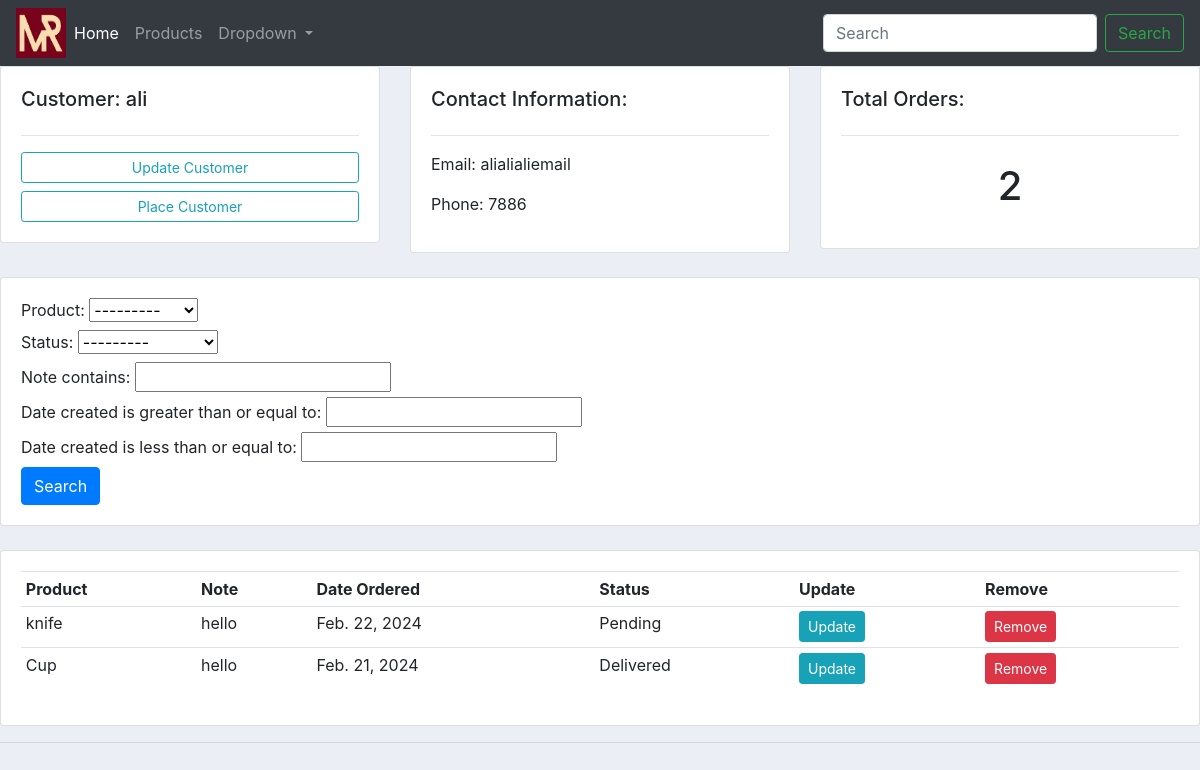
Screenshot of /customer/3 with the database file from the repository.
### accountsApp/models.py (models this page shows, shortened)
class Customer(models.Model):
    name = models.CharField(max_length=200, null=True)
    phone = models.CharField(max_length=200, null=True)
    email = models.CharField(max_length=200, null=True)
    date_created = models.DateField(auto_now_add=True)

class Order(models.Model):
    STATUS = (
        ('Pending', 'Pending'),
        ('Out for delivery', 'Out for delivery'),
        ('Delivered', 'Delivered'),
    )
    customer = models.ForeignKey(Customer, null=True, on_delete=models.SET_NULL)
    product = models.ForeignKey(Product, null=True, on_delete=models.SET_NULL)
    status = models.CharField(max_length=200, null=True, choices=STATUS)
    date_created = models.DateField(auto_now_add=True)
    note = models.CharField(max_length=200, null=True, blank=True)

class Product(models.Model):
    CATEGORY = (
        ('Indoor', 'Indoor'),
        ('Outdoor', 'Outdoor'),
    )
    name = models.CharField(max_length=200, null=True)
    price = models.FloatField(null=True)
    category = models.CharField(max_length=200, null=True, choices=CATEGORY)
    description = models.CharField(max_length=200, null=True, blank=True)
    date_created = models.DateField(auto_now_add=True)
    tags = models.ManyToManyField(Tag)
    def __str__(self):
        return self.name

### accountsApp/views.py (the view)
# urls.py: path('customer/<str:pk>', views.customer, name='customer'),
def customer(request, pk):
    customer = Customer.objects.get(id=pk)
    orders = customer.order_set.all()
    myFilter = OrderFilter(request.GET, queryset=orders)
    orders = myFilter.qs
    context = {'customer': customer, 'orders': orders, 'myFilter': myFilter}
    return render(request, '../templates/customer.html', context)

### templates/customer.html
{% extends 'main.html' %}
{% block content %}
    <div class="row">
        <div class="col-md">
            <div class="card card-body">
                <h5>Customer: {{ customer.name }}</h5>
                <hr>
                <a class="btn btn-outline-info btn-sm btn-block" href="">Update Customer</a>
                <a class="btn btn-outline-info btn-sm btn-block" href="{% url 'create_order' customer.id %}">Place Customer</a>
            </div>
        </div>
        <div class="col-md">
            <div class="card card-body">
                <h5>Contact Information:</h5>
                <hr>
                <p>Email: {{ customer.email }}</p>
                <p>Phone: {{ customer.phone }}</p>
            </div>
        </div>
        <div class="col-md">
            <div class="card card-body">
                <h5>Total Orders:</h5>
                <hr>
                <h1 style="text-align: center; padding: 10px">{{ orders.count }}</h1>
            </div>
        </div>
    </div>
    <br>
    <div class="row">
        <div class="col">
            <div class="card card-body">
                <form method="get">
                    {{ myFilter.form }}
                    <button class="btn btn-primary" type="submit">Search</button>
                </form>
            </div>
        </div>
    </div>
    <br>
    <div class="row">
        <div class="col">
            <div class="card card-body">
                <table class="table table-sm">
                    <tr>
                        <th>Product</th>
                        <th>Note</th>
                        <th>Date Ordered</th>
                        <th>Status</th>
                        <th>Update</th>
                        <th>Remove</th>
                    </tr>
                    {% for i in orders %}
                        <tr>
                            <td>{{ i.product }}</td>
                            <td>{{ i.note }}</td>
                            <td>{{ i.product.date_created }}</td>
                            <td>{{ i.status }}</td>
                            <td><a class="btn btn-sm btn-info" href="{% url 'update_order' i.id %}">Update</a></td>
                            <td><a class="btn btn-sm btn-danger" href="{% url 'delete_order' i.id %}">Remove</a></td>
                        </tr>
                    {% endfor %}
                </table>
            </div>
        </div>
    </div>
{% endblock %}

### static/css/main.css (style rules this page uses)
body { background-color: #ebeff5; }

### rows the page displays
Customer: name "ali", email "alialialiemail", phone "7886"
Order: product "knife", note "hello", product.date_created "Feb. 22, 2024", status "Pending"
Order: product "Cup", note "hello", product.date_created "Feb. 21, 2024", status "Delivered"

### other values shown
{{ orders.count }} "2"
